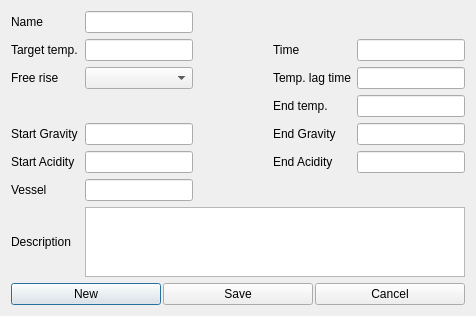
<?xml version="1.0" encoding="UTF-8"?>
<ui version="4.0">
 <class>fermentationStepEditor</class>
 <widget class="QDialog" name="fermentationStepEditor">
  <property name="geometry">
   <rect>
    <x>0</x>
    <y>0</y>
    <width>476</width>
    <height>182</height>
   </rect>
  </property>
  <property name="windowTitle">
   <string>Fermentation Step Editor</string>
  </property>
  <layout class="QVBoxLayout" name="verticalLayout">
   <item>
    <layout class="QGridLayout" name="gridLayout">
     <item row="0" column="1">
      <widget class="QLabel" name="label_name">
       <property name="text">
        <string>Name</string>
       </property>
       <property name="buddy">
        <cstring>lineEdit_name</cstring>
       </property>
      </widget>
     </item>
     <item row="0" column="2">
      <widget class="SmartLineEdit" name="lineEdit_name">
       <property name="toolTip">
        <string>Name</string>
       </property>
      </widget>
     </item>
     <item row="0" column="3">
      <spacer name="horizontalSpacer">
       <property name="orientation">
        <enum>Qt::Horizontal</enum>
       </property>
       <property name="sizeHint" stdset="0">
        <size>
         <width>40</width>
         <height>20</height>
        </size>
       </property>
      </spacer>
     </item>
     <item row="2" column="1">
      <widget class="SmartLabel" name="label_startTemp">
       <property name="contextMenuPolicy">
        <enum>Qt::CustomContextMenu</enum>
       </property>
       <property name="text">
        <string>Target temp.</string>
       </property>
       <property name="buddy">
        <cstring>lineEdit_startTemp</cstring>
       </property>
      </widget>
     </item>
     <item row="2" column="2">
      <widget class="SmartLineEdit" name="lineEdit_startTemp">
       <property name="toolTip">
        <string>Target temp. of this step</string>
       </property>
      </widget>
     </item>
     <item row="2" column="4">
      <widget class="SmartLabel" name="label_stepTime">
       <property name="sizePolicy">
        <sizepolicy hsizetype="Expanding" vsizetype="Preferred">
         <horstretch>0</horstretch>
         <verstretch>0</verstretch>
        </sizepolicy>
       </property>
       <property name="contextMenuPolicy">
        <enum>Qt::CustomContextMenu</enum>
       </property>
       <property name="text">
        <string>Time</string>
       </property>
       <property name="buddy">
        <cstring>lineEdit_stepTime</cstring>
       </property>
      </widget>
     </item>
     <item row="2" column="5">
      <widget class="SmartLineEdit" name="lineEdit_stepTime">
       <property name="toolTip">
        <string>Time to conduct the step</string>
       </property>
      </widget>
     </item>
     <item row="4" column="1">
      <widget class="QLabel" name="label_freeRise">
       <property name="sizePolicy">
        <sizepolicy hsizetype="Expanding" vsizetype="Preferred">
         <horstretch>0</horstretch>
         <verstretch>0</verstretch>
        </sizepolicy>
       </property>
       <property name="text">
        <string>Free rise</string>
       </property>
      </widget>
     </item>
     <item row="4" column="2">
      <widget class="BtBoolComboBox" name="boolCombo_freeRise">
       <property name="sizePolicy">
        <sizepolicy hsizetype="Expanding" vsizetype="Fixed">
         <horstretch>0</horstretch>
         <verstretch>0</verstretch>
        </sizepolicy>
       </property>
       <property name="toolTip">
        <string>Free rise is used to indicate a fermentation step where the exothermic fermentation is allowed to raise the temperature without restriction</string>
       </property>
      </widget>
     </item>
     <item row="4" column="4">
      <widget class="SmartLabel" name="label_rampTime">
       <property name="contextMenuPolicy">
        <enum>Qt::CustomContextMenu</enum>
       </property>
       <property name="text">
        <string>Temp. lag time</string>
       </property>
       <property name="buddy">
        <cstring>lineEdit_rampTime</cstring>
       </property>
      </widget>
     </item>
     <item row="4" column="5">
      <widget class="SmartLineEdit" name="lineEdit_rampTime">
       <property name="toolTip">
        <string>Lag time</string>
       </property>
      </widget>
     </item>
     <item row="6" column="4">
      <widget class="SmartLabel" name="label_endTemp">
       <property name="contextMenuPolicy">
        <enum>Qt::CustomContextMenu</enum>
       </property>
       <property name="text">
        <string>End temp.</string>
       </property>
       <property name="buddy">
        <cstring>lineEdit_endTemp</cstring>
       </property>
      </widget>
     </item>
     <item row="6" column="5">
      <widget class="SmartLineEdit" name="lineEdit_endTemp">
       <property name="toolTip">
        <string>Final temp. of this step</string>
       </property>
      </widget>
     </item>
     <item row="8" column="1">
      <widget class="SmartLabel" name="label_startGravity">
       <property name="text">
        <string>Start Gravity</string>
       </property>
       <property name="buddy">
        <cstring>lineEdit_startGravity</cstring>
       </property>
      </widget>
     </item>
     <item row="8" column="2">
      <widget class="SmartLineEdit" name="lineEdit_startGravity">
      </widget>
     </item>
     <item row="8" column="4">
      <widget class="SmartLabel" name="label_endGravity">
       <property name="text">
        <string>End Gravity</string>
       </property>
       <property name="buddy">
        <cstring>lineEdit_endGravity</cstring>
       </property>
      </widget>
     </item>
     <item row="8" column="5">
      <widget class="SmartLineEdit" name="lineEdit_endGravity">
      </widget>
     </item>
     <item row="10" column="1">
      <widget class="SmartLabel" name="label_startAcidity">
       <property name="text">
        <string>Start Acidity</string>
       </property>
       <property name="buddy">
        <cstring>lineEdit_startAcidity</cstring>
       </property>
      </widget>
     </item>
     <item row="10" column="2">
      <widget class="SmartLineEdit" name="lineEdit_startAcidity">
      </widget>
     </item>
     <item row="10" column="4">
      <widget class="SmartLabel" name="label_endAcidity">
       <property name="text">
        <string>End Acidity</string>
       </property>
       <property name="buddy">
        <cstring>lineEdit_endAcidity</cstring>
       </property>
      </widget>
     </item>
     <item row="10" column="5">
      <widget class="SmartLineEdit" name="lineEdit_endAcidity">
      </widget>
     </item>
     <item row="12" column="1">
      <widget class="QLabel" name="label_vessel">
       <property name="text">
        <string>Vessel</string>
       </property>
       <property name="buddy">
        <cstring>lineEdit_vessel</cstring>
       </property>
      </widget>
     </item>
     <item row="12" column="2">
      <widget class="SmartLineEdit" name="lineEdit_vessel">
       <property name="toolTip">
        <string>Vessel</string>
       </property>
      </widget>
     </item>
     <item row="14" column="1">
      <widget class="QLabel" name="label_description">
       <property name="toolTip">
        <string>Optional description of this fermentation step</string>
       </property>
       <property name="text">
        <string>Description</string>
       </property>
       <property name="buddy">
        <cstring>textEdit_description</cstring>
       </property>
      </widget>
     </item>
     <item row="14" column="2" colspan="4">
      <widget class="QTextEdit" name="textEdit_description">
      </widget>
     </item>
    </layout>
   </item>
   <item>
    <layout class="QHBoxLayout" name="horizontalLayout">
     <property name="spacing">
      <number>2</number>
     </property>
     <item>
      <widget class="QPushButton" name="pushButton_new">
       <property name="toolTip">
        <string>New</string>
       </property>
       <property name="text">
        <string>New</string>
       </property>
       <property name="icon">
        <iconset resource="../brewken.qrc">
         <normaloff>:/images/smallPlus.svg</normaloff>:/images/smallPlus.svg</iconset>
       </property>
      </widget>
     </item>
     <item>
      <widget class="QPushButton" name="pushButton_save">
       <property name="toolTip">
        <string>Save and close</string>
       </property>
       <property name="text">
        <string>Save</string>
       </property>
       <property name="icon">
        <iconset resource="../brewken.qrc">
         <normaloff>:/images/filesave.svg</normaloff>:/images/filesave.svg</iconset>
       </property>
      </widget>
     </item>
     <item>
      <widget class="QPushButton" name="pushButton_cancel">
       <property name="toolTip">
        <string>Discard and close</string>
       </property>
       <property name="text">
        <string>Cancel</string>
       </property>
       <property name="icon">
        <iconset resource="../brewken.qrc">
         <normaloff>:/images/exit.svg</normaloff>:/images/exit.svg</iconset>
       </property>
      </widget>
     </item>
    </layout>
   </item>
  </layout>
 </widget>
 <customwidgets>
  <customwidget>
   <class>BtComboBox</class>
   <extends>QComboBox</extends>
   <header>widgets/BtComboBox.h</header>
  </customwidget>
  <customwidget>
   <class>BtBoolComboBox</class>
   <extends>QComboBox</extends>
   <header>widgets/BtBoolComboBox.h</header>
  </customwidget>
  <customwidget>
   <class>InfoButton</class>
   <extends>QPushButton</extends>
   <header>widgets/InfoButton.h</header>
  </customwidget>
  <customwidget>
   <class>InfoText</class>
   <extends>QLabel</extends>
   <header>widgets/InfoText.h</header>
  </customwidget>
  <customwidget>
   <class>SmartLabel</class>
   <extends>QLabel</extends>
   <header>widgets/SmartLabel.h</header>
   <slots>
    <signal>changedSystemOfMeasurementOrScale(PreviousScaleInfo)</signal>
   </slots>
  </customwidget>
  <customwidget>
   <class>SmartLineEdit</class>
   <extends>QLineEdit</extends>
   <header>widgets/SmartLineEdit.h</header>
   <slots>
    <slot>lineChanged(PreviousScaleInfo)</slot>
   </slots>
  </customwidget>
 </customwidgets>
 <resources/>
</ui>
